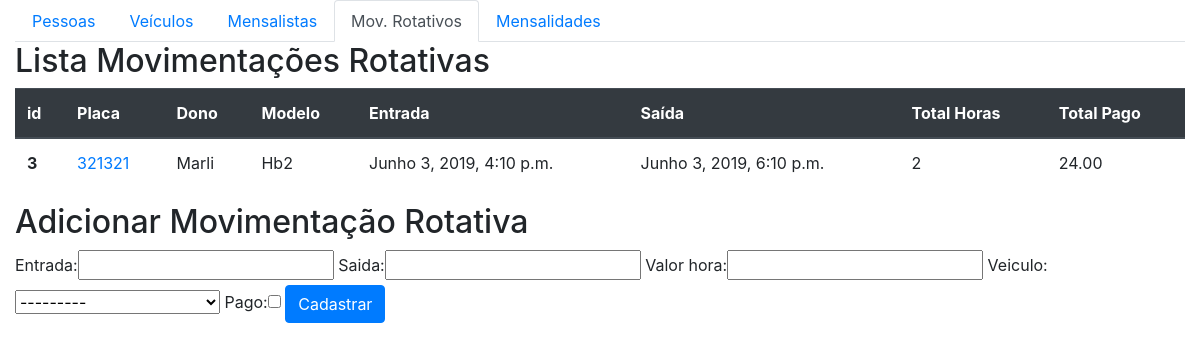
Screenshot of /core/movrot/ with the database file from the repository.
### core/models.py (models this page shows, shortened)
class movimento_rotativo(models.Model):
    entrada= models.DateTimeField(auto_now=False)
    saida= models.DateTimeField(auto_now=False, null=True)
    valor_hora=models.DecimalField(max_digits=5, decimal_places=2)
    veiculo= models.ForeignKey(veiculo, on_delete=models.SET_NULL, null=True)
    pago = models.BooleanField(default=False)
    def total_horas(self):
        return math.ceil((self.saida - self.entrada).total_seconds()/3600)
    def total(self):
        return self.valor_hora*self.total_horas()

class veiculo(models.Model):
    marca = models.ForeignKey(marca, on_delete=models.SET_NULL, null=True)
    dono = models.ForeignKey(pessoa, on_delete=models.SET_NULL, null=True)
    placa = models.CharField(max_length=7, null=True)
    modelo = models.CharField(max_length=30, null=True)
    cor = models.CharField(max_length=20, null=True)
    observacoes = models.TextField()
    def __str__(self):
        return self.modelo + " - " + self.placa + " - " + str(self.dono)

class pessoa(models.Model):
    nome = models.CharField(max_length=100)
    end = models.CharField(max_length=200)
    telefone = models.CharField(max_length=200)
    def __str__(self):
        return self.nome

### core/views.py (the view)
def lista_movrot(request):
    movrot = movimento_rotativo.objects.all()
    form = MovrotForm()
    data = {'movrot': movrot, 'form': form}
    return render(request, 'core/lista_movrot.html', data)

### core/forms.py
class MovrotForm(ModelForm):
    class Meta:
        model = movimento_rotativo
        fields = '__all__'

### core/templates/core/lista_movrot.html (shortened to what this page needs)
<!DOCTYPE html>
{% extends 'base.html' %}
{% block main %}
{% load bootstrap %}
<html lang="en">
<head>
</head>
<body>
<ul class="nav nav-tabs">
  <li class="nav-item">
    <a class="nav-link" href="{% url 'core_lista_pessoas' %}">Pessoas</a>
  </li>
  <li class="nav-item">
    <a class="nav-link" href="{% url 'core_lista_veiculos' %}">Veículos</a>
  </li>
  <li class="nav-item">
    <a class="nav-link" href="{% url 'core_lista_mensalistas' %}">Mensalistas</a>
  </li>
  <li class="nav-item">
    <a class="nav-link active" href="{% url 'core_lista_movrot' %}">Mov. Rotativos</a>
  </li>
  <li class="nav-item">
    <a class="nav-link" href="{% url 'core_lista_movmen' %}">Mensalidades</a>
  </li>
</ul>
<div class="row">
    <div class="col-sm-12">
        <h2>Lista Movimentações Rotativas</h2>
        <table class="table">
          <thead class="thead-dark">
            <tr>
              <th scope="col">id</th>
              <th scope="col">Placa</th>
              <th scope="col">Dono</th>
              <th scope="col">Modelo</th>
              <th scope="col">Entrada</th>
              <th scope="col">Saída</th>
              <th scope="col">Total Horas</th>
              <th scope="col">Total Pago</th>
            </tr>
          </thead>
          {% for mov in movrot%}
          <tbody>
            <tr>
              <th scope="row">{{mov.id}}</th>
              <td><a href="{% url 'core_movrot_update' mov.id%}">{{mov.veiculo.placa}}</a></td>
              <td>{{mov.veiculo.dono}}</td>
              <td>{{mov.veiculo.modelo}}</td>
              <td>{{mov.entrada}}</td>
              <td>{{mov.saida}}</td>
              <td>{{mov.total_horas}}</td>
              <td>{{mov.total}}</td>
            </tr>
          </tbody>
          {% endfor %}
        </table>
    </div>
    <div class="col-sm-12">
        <h2>Adicionar Movimentação Rotativa</h2>
        <form action="{% url 'core_movrot_novo'%} " method="POST">
            {{ form|bootstrap }}
            <button class="btn btn-primary type="submit"> Cadastrar </button>
        </form>
    </div>
</div>
{% endblock %}

### rows the page displays
movimento_rotativo: id "3", veiculo.placa "321321", veiculo.dono "Marli", veiculo.modelo "Hb2", entrada "Junho 3, 2019, 4:10 p.m.", saida "Junho 3, 2019, 6:10 p.m.", total_horas "2", total "24.00"
